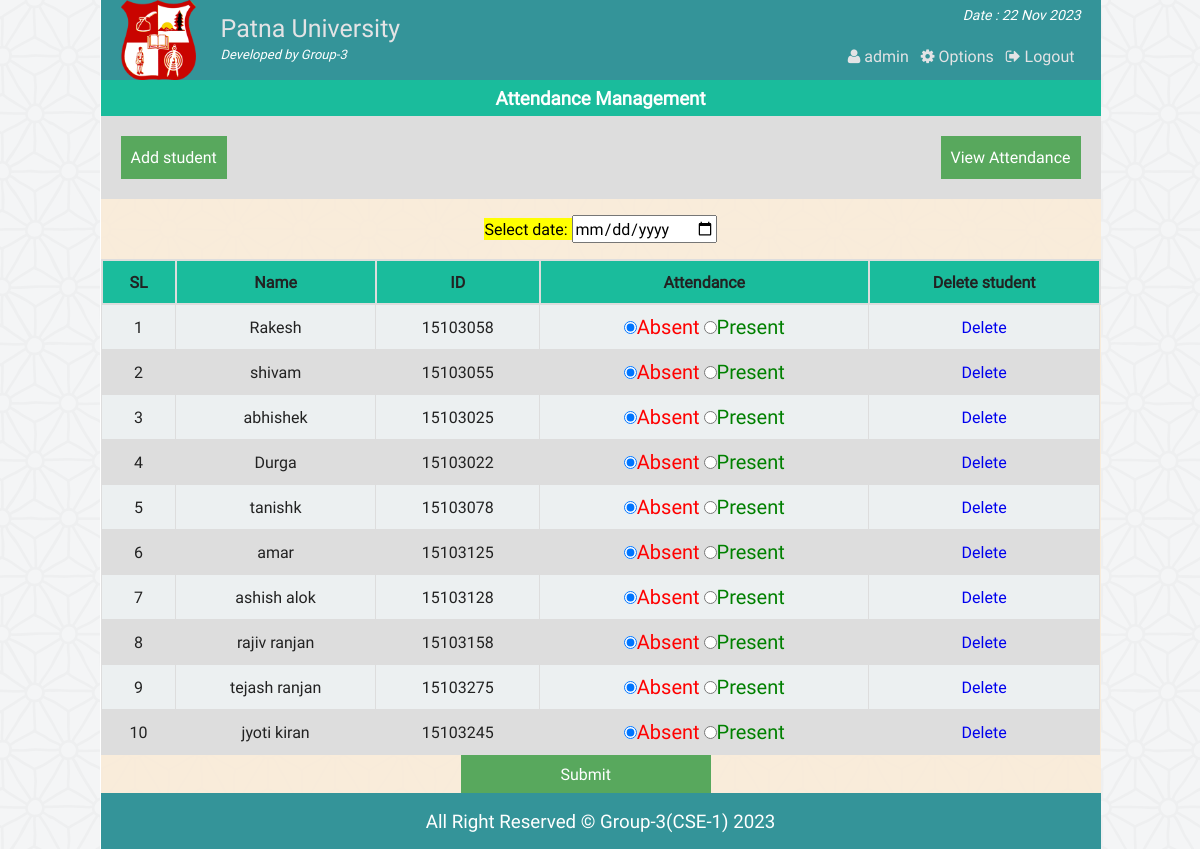
Screenshot of /class_att.php (signed in) with the database file from the repository.
### tables this page shows
CREATE TABLE IF NOT EXISTS `at_student` (
  `id` int(11) NOT NULL AUTO_INCREMENT,
  `name` varchar(40) NOT NULL,
  `st_id` int(11) NOT NULL,
  PRIMARY KEY (`id`)
);

### php/functions.php (called while the page is built, shortened)
<?php
class login_registration_class{
	public function attn_student(){
		global $conn;
		$sql = "select * from at_student";
		$result = $conn->query($sql);
		return $result;
	}
};
?>

### class_att.php (the view, shortened to what this page needs)
<?php
	require "php/config.php";
	require_once "php/functions.php";
	$user = new login_registration_class();
?>
<?php
include "php/headertop_admin.php";
?>
<div class="all_student fix">
		<h3 style="text-align:center;color:#fff;margin:0;padding:5px;background:#1abc9c">Attendance Management</h3>
		<div  class="fix" style="background:#ddd;padding:20px;">
			<span style="float:left;"><a style="color:#fff;" href="att_add.php"><button style="background:#58A85D;border:none;color:#fff;padding:10px;">Add student</button></a></span>
			<span style="float:right;"><a style="color:#fff;" href="att_view.php"> <button style="background:#58A85D;border:none;color:#fff;padding:10px;">View Attendance</button></a></span>
		</div>
	<form action="" method="post">
		<p style="text-align:center;color:#34495e;">
			<mark>Select date: <input type="date" name="attndate" required/></mark>
		</p>
		<table class="tab_one" style="text-align:center;">
			<tr>
				<th style="text-align:center;">SL</th>
				<th style="text-align:center;">Name</th>
				<th style="text-align:center;">ID</th>
				<th style="text-align:center;">Attendance</th>
				<th style="text-align:center;">Delete student</th>
			</tr>
			<?php
			$i=0;
				$alluser = $user->attn_student();
				while($rows = $alluser->fetch_assoc()){
				$i++;
		?>
			<tr>
				<td><?php echo $i;?></td>
				<td><?php echo $rows['name'];?></td>
				<td><?php echo $rows['st_id'];?></td>
				<td>
					<label style="color:red;font-size:20px"><input type="radio" name="attn[<?php echo $rows['st_id'];?>]" value="absent" checked/>Absent</label>
					<label style="color:green;font-size:20px"> <input type="radio" name="attn[<?php echo $rows['st_id'];?>]" value="present" />Present</label>
				</td>
				<td><a href="att_del.php?dl=<?php echo $rows['id']; ?>">Delete</a></td>
			</tr>
			<?php } ?>
		</table>
		<span style="margin-left:360px;"><input style="<text-align:right></text-align:right>;background:#58A85D;border:none;color:#fff;padding:8px 100px;" type="submit" name="submit" value="Submit" /></span>
	</form>
</div>
<?php include "php/footerbottom.php";?>

### css/main.css (style rules this page uses)
html { color: #222; font-size: 1em; line-height: 1.4; }
a { text-decoration: none; }
.fix { overflow: hidden; }
body { font-family: roboto !important; background: url(../img/ptrn.png) repeat fixed; }
.st_reg th, td { padding: 8px; }
table.tab_one { width: 100%; }
table.tab_one th { background: #1abc9c; padding: 10px; font-weight: bold; text-align: left; }
table.tab_one td { border: 1px solid #ddd; padding: 8px; }
table.tab_one td a { text-decoration: none; }
table.tab_one tr:nth-child(odd) { background: #ddd; }
table.tab_one tr:nth-child(even) { background: #ecf0f1; }
.all_student { min-height: 450px; }
table.att_tab tr, td, th { border: 2px solid #ddd; border-collapse: collapse; padding: 8px; }

### rows the page displays
at_student: name "Rakesh", st "15103058"
at_student: name "shivam", st "15103055"
at_student: name "abhishek", st "15103025"
at_student: name "Durga", st "15103022"
at_student: name "tanishk", st "15103078"
at_student: name "amar", st "15103125"
at_student: name "ashish alok", st "15103128"
at_student: name "rajiv ranjan", st "15103158"
at_student: name "tejash ranjan", st "15103275"
at_student: name "jyoti kiran", st "15103245"

### other values shown
$admin_name "admin"
